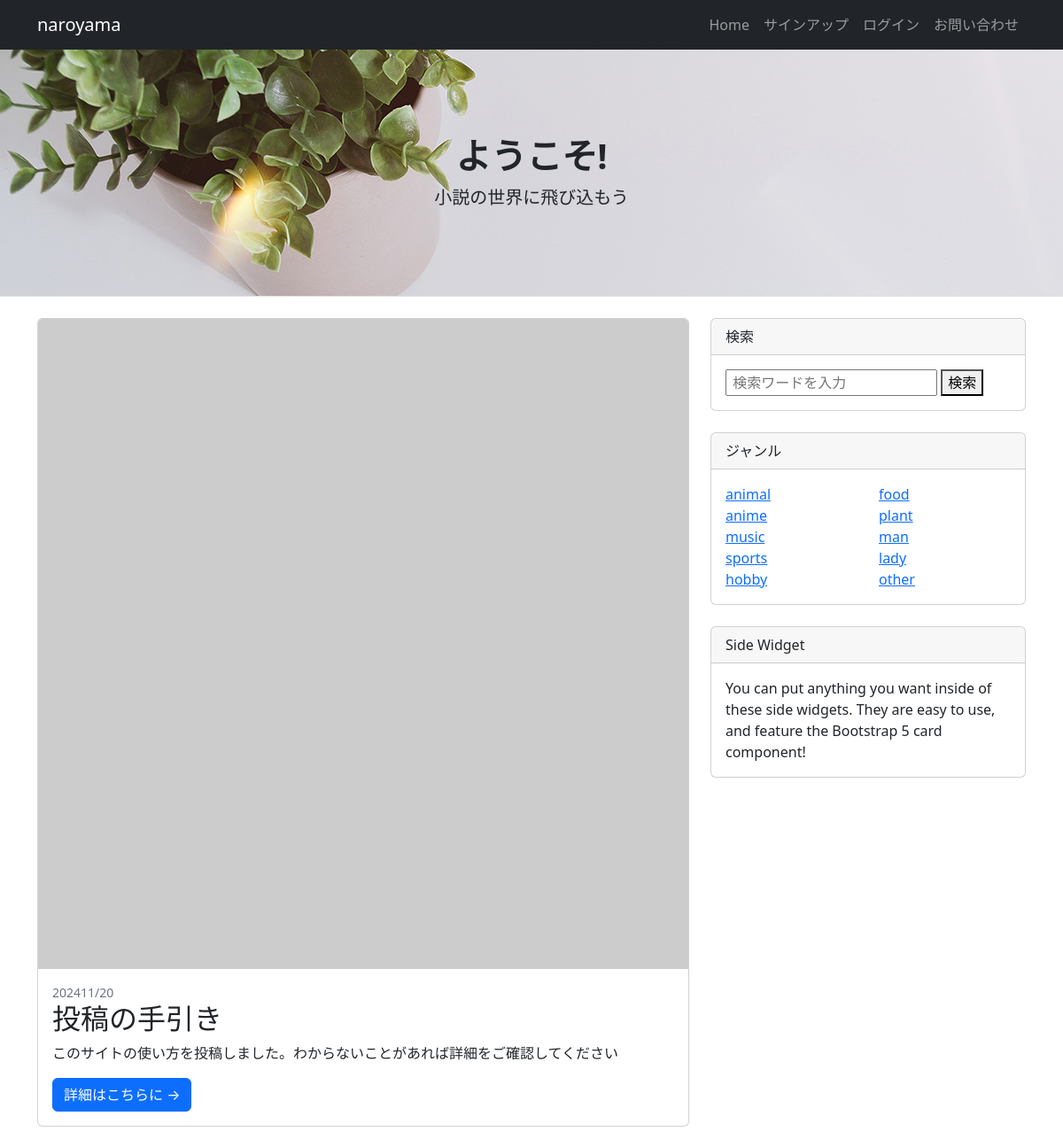
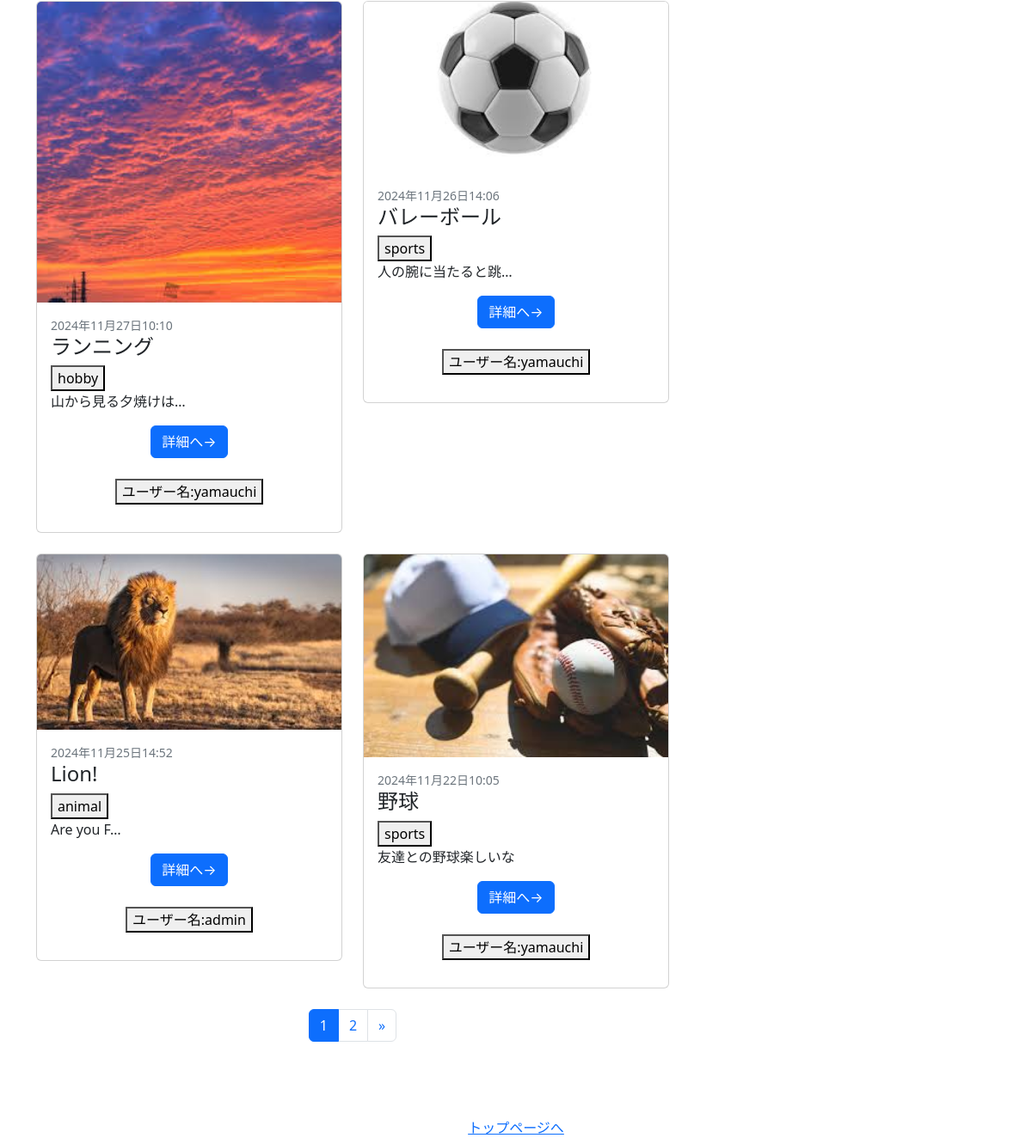
The page / on the database its author committed (2 pictures, top to bottom).
### novelapp/models.py (models this page shows, shortened)
class NovelPost(models.Model):
  user=models.ForeignKey(
    CustomUser,
    verbose_name='ユーザー',
    on_delete=models.CASCADE
  )
  category=models.ForeignKey(
    Category,
    verbose_name='カテゴリ',
    on_delete=models.PROTECT
  )
  title = models.CharField(
        verbose_name='タイトル', # フィールドのタイトル
        max_length=200        # 最大文字数は200
        )
  comment = models.TextField(
      verbose_name='コメント',  # フィールドのタイトル
      )
  image1 = models.ImageField(
    verbose_name='イメージ',# フィールドのタイトル
    upload_to = 'photos',   # MEDIA_ROOT以下のphotosにファイルを保存
    blank=True,
    null=True
    )
  posted_at = models.DateTimeField(
    verbose_name='投稿日時', # フィールドのタイトル
    auto_now_add=True       # 日時を自動追加
    )

class Category(models.Model):
  title=models.CharField(
    verbose_name='カテゴリ',
    max_length=20)

### accounts/models.py (models this page shows)
class CustomUser(AbstractUser):
  pass

### novelapp/views.py (the view)
# urls.py: path('',views.IndexView.as_view(),name='index'),
class IndexView(ListView):
  template_name='index.html'
  model=NovelPost
  queryset=NovelPost.objects.order_by('-posted_at')
  paginate_by=4

### novelapp/templates/index.html (shortened to what this page needs)
{% extends 'base.html' %}
{% load static %}
        {% block contents %}
        <header class="py-5 bg-light border-bottom mb-4"style="background-image: url({% static 'assets/img/home-bg.jpg' %})">
            <div class="container">
                <div class="text-center my-5">
                    {% if user.is_authenticated %}
                    <h1 class="fw-bolder">ようこそ!{{user.username}}さん</h1>
                    <p class="lead mb-0">小説の世界に飛び込もう</p>
                    {% else %}
                    <h1 class="fw-bolder">ようこそ!</h1>
                    <p class="lead mb-0">小説の世界に飛び込もう</p>
                    {% endif %}
                </div>
            </div>
        </header>
        <div class="container">
            <div class="row">
                <div class="col-lg-8">
                    <div class="card mb-4">
                        <a href="#!"><img class="card-img-top" src="https://placehold.jp/180/7fff7f/ff7f7f/1280x854.png?text=投稿の手引き" alt="..." /></a>
                        <div class="card-body">
                            <div class="small text-muted">202411/20</div>
                            <h2 class="card-title">投稿の手引き</h2>
                            <p class="card-text">このサイトの使い方を投稿しました。わからないことがあれば詳細をご確認してください</p>
                            <a class="btn btn-primary" href="{% url 'novelapp:admin_detail' %}">詳細はこちらに →</a>
                        </div>
                    </div>
                    <div class="row">
                    {% for record in object_list %}
                        <div class="col-lg-6">
                            <div class="card mb-4">
                                {% if record.image1 %}
                                <img class="card-img-top"src="{{ record.image1.url }}" />
                                {% else %}
                                <a><img class="card-img-top" src="https://placehold.jp/200/000000/ffffff/1280x854.png?text=Sample" alt="..."/></a>
                                {% endif %}
                                <div class="card-body">
                                    <div class="small text-muted">{{record.posted_at}}</div>
                                    <h2 class="card-title h4">{{record.title}}</h2>
                                    <button type="button">{{record.category.title}}</button>
                                    <p class="card-text">{{record.comment|truncatechars:10}}</p>
                                    <div class="text-center">
                                        <a class="btn btn-primary" href="{% url 'novelapp:post_detail' record.pk %}">詳細へ→</a>
                                    </div>
                                    <br>
                                    <div class="text-center">
                                        <p><a href="{% url 'novelapp:user_list' record.user_id %}"><button type="button"class=''>ユーザー名:{{record.user.username}}</button></a></p>
                                    </div>
                                </div>
                            </div>
                        </div>
                        {% endfor %}
                    </div>
                    {% include 'Pagination.html' %}
                </div>
                <div class="col-lg-4">
                    <div class="card mb-4">
                        <div class="card-header">検索</div>
                        <div class="card-body">
                            <div class="input-group">
                                <form method="get">
                                    <input type="search" value="{{ request.GET.query }}"
                                           name="query" type="text"
                                           placeholder=" 検索ワードを入力 ">
                                    <button>検索</button>
                                  </form>
                            </div>
                        </div>
                    </div>
                    <div class="card mb-4">
                        <div class="card-header">ジャンル</div>
                        <div class="card-body">
                            <div class="row">
                                <div class="col-sm-6">
                                    <ul class="list-unstyled mb-0">
                                        <li><a href="{% url 'novelapp:animal' %}">animal</a></li>
                                        <li><a href="{% url 'novelapp:anime' %}">anime</a></li>
                                        <li><a href="{% url 'novelapp:music' %}">music</a></li>
                                        <li><a href="{% url 'novelapp:sports' %}">sports</a></li>
                                        <li><a href="{% url 'novelapp:hobby' %}">hobby</a></li>
                                    </ul>
                                </div>
                                <div class="col-sm-6">
                                    <ul class="list-unstyled mb-0">
                                        <li><a href="{% url 'novelapp:food' %}">food</a></li>
                                        <li><a href="{% url 'novelapp:plant' %}">plant</a></li>
                                        <li><a href="{% url 'novelapp:man' %}">man</a></li>
                                        <li><a href="{% url 'novelapp:woman' %}">lady</a></li>
                                        <li><a href="{% url 'novelapp:other' %}">other</a></li>
                                    </ul>
                                </div>
                            </div>
                        </div>
                    </div>
                    <div class="card mb-4">
                        <div class="card-header">Side Widget</div>
                        <div class="card-body">You can put anything you want inside of these side widgets. They are easy to use, and feature the Bootstrap 5 card component!</div>
                    </div>
                </div>
            </div>
        </div>
    {% endblock %}

### novelapp/templates/base.html (shortened to what this page needs)
{% load static %}
<!DOCTYPE html>
<html lang="ja">
    <head>
        <link href={% static 'css/styles.css' %} rel="stylesheet" />
    </head>
    <body>
        <nav class="navbar navbar-expand-lg navbar-dark bg-dark">
            <div class="container">
                <a class="navbar-brand" href="#!">naroyama</a>
                <div class="collapse navbar-collapse" id="navbarSupportedContent">
                    <ul class="navbar-nav ms-auto mb-2 mb-lg-0">
                        {% if user.is_authenticated %}
                        <li class="nav-item"><a class="nav-link" href="{% url 'novelapp:index' %}">Home</a></li>
                        <li class="nav-item">
                            <a href="#" class="nav-link" onclick="event.preventDefault(); document.getElementById('logout-form').submit();">ログアウト</a>
                            <form id="logout-form" action="{% url 'accounts:logout_done' %}" method="post" style="display: none;">
                                {% csrf_token %}
                            </form>
                        </li>
                        <li class="nav-item"><a class="nav-link" href="{% url 'password_reset' %}">パスワードリセット</a></li>
                        <li class="nav-item"><a class="nav-link" href="{% url 'novelapp:contact' %}">お問い合わせ</a></li>
                        <li class="nav-item"><a class="nav-link" href="{% url 'novelapp:post' %}">投稿する</a></li>
                        <li class="nav-item"><a class="nav-link" href="{% url 'novelapp:mypage' %}">マイページ</a></li>
                        <li class="nav-item"><a class="nav-link" href="{% url 'comento:comment' %}">掲示板</a></li>
                        {% else %}
                        <li class="nav-item"><a class="nav-link" href="{% url 'novelapp:index' %}">Home</a></li>
                        <li class="nav-item"><a class="nav-link" href="{% url 'accounts:signup' %}">サインアップ</a></li>
                        <li class="nav-item"><a class="nav-link" href="{% url 'accounts:login' %}">ログイン</a></li>
                        <li class="nav-item"><a class="nav-link" href="{% url 'novelapp:contact' %}">お問い合わせ</a></li>
                        {% endif %}
                    </ul>
                </div>
            </div>
        </nav>
        {% block contents %}{% endblock %}
        <br>
        <br>
        <br>
        <div class="text-center"><a href="{% url 'novelapp:index' %}">トップページへ</a></div>
    </body>
</html>

### novelapp/templates/pagination.html (shortened to what this page needs)
<ul class="pagination"
    style="justify-content:center">
    {% for num in page_obj.paginator.page_range %}
        {% if page_obj.number == num %}
        <li class="page-item active">
            <span class="page-link">{{ num }}</span>
        </li>
        {% else %}
        <li class="page-item">
            <a class="page-link" href="?page={{ num }}">{{ num }}</a>
        </li>
        {% endif %}
    {% endfor %}
    {% if page_obj.has_next %}
    <li class="page-item">
        <a class="page-link"
           href="?page={{ page_obj.next_page_number }}"
           aria-label="Next">
            <span aria-hidden="true">&raquo;</span>
        </a>
    </li>
    {% endif %}
</ul>

### rows shown on the page
NovelPost: image1 (picture), posted_at "2024年11月27日10:10", title "ランニング", category "hobby", comment "山から見る夕焼けは…", user.username "yamauchi"
NovelPost: image1 (picture), posted_at "2024年11月26日14:06", title "バレーボール", category "sports", comment "人の腕に当たると跳…", user.username "yamauchi"
NovelPost: image1 (picture), posted_at "2024年11月25日14:52", title "Lion!", category "animal", comment "Are you F…", user.username "admin"
NovelPost: image1 (picture), posted_at "2024年11月22日10:05", title "野球", category "sports", comment "友達との野球楽しいな", user.username "yamauchi"

### other values the page prints
{{ num }} "1"
{{ num }} "2"
